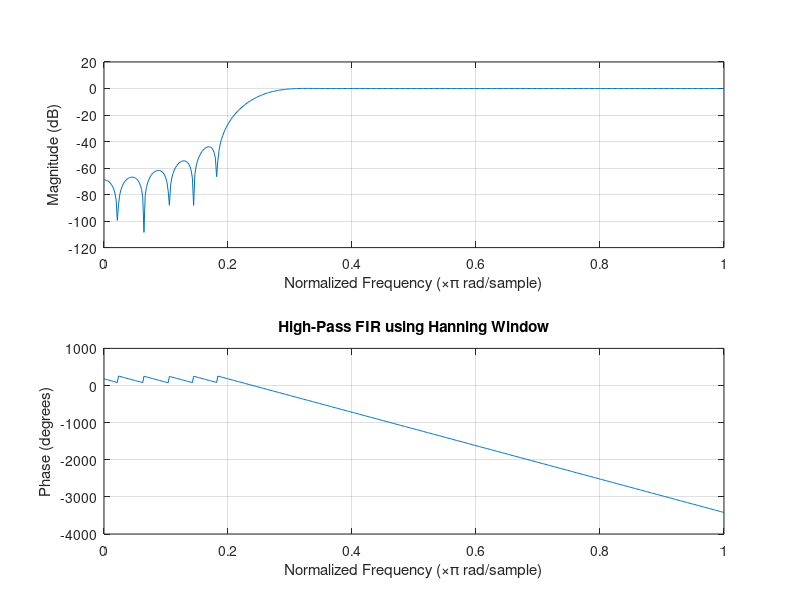

Write the MATLAB code that produced this figure.
clc;
clear;
close all;

%% --- Input Parameters ---
fp = 1000;              % High-pass cutoff frequency (Hz)
fs = 8000;              % Sampling frequency (Hz)
N = 50;                 % Filter order
wc = fp/(fs/2);         % Normalized cutoff (0–1)

%% --- FIR High Pass using Hanning Window ---
b_hann = fir1(N, wc, 'high', hanning(N+1));

disp('--- High-Pass Coefficients (Hanning Window) ---');
disp(b_hann');

%% --- Frequency Response Plot ---
figure;
freqz(b_hann, 1);
title('High-Pass FIR using Hanning Window');
